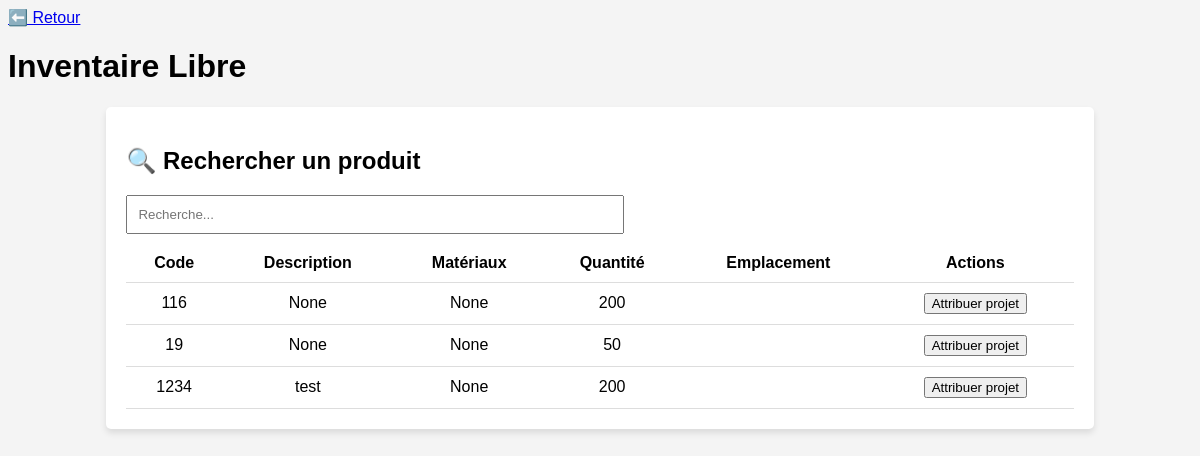
Page /inventaire/libre on the earlier database version.
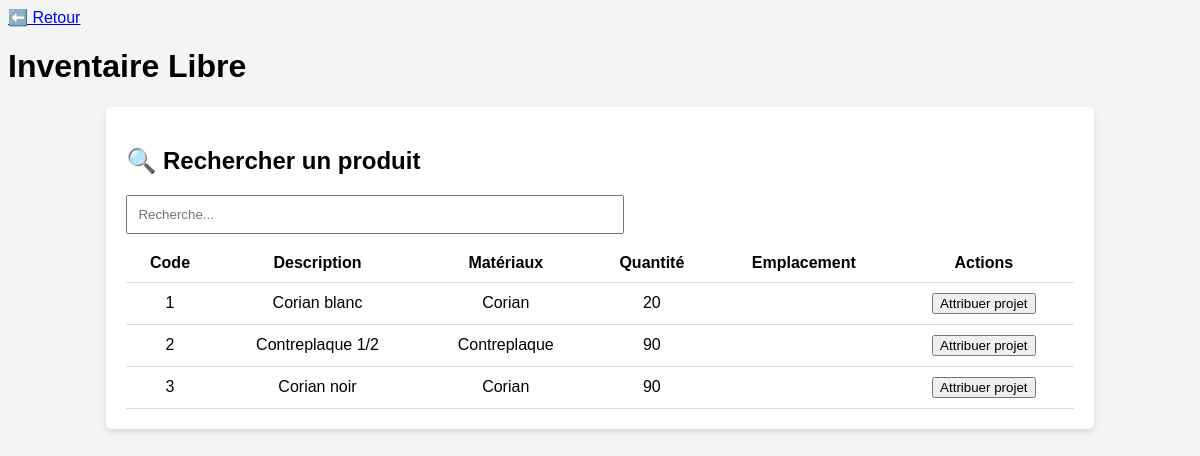
Same page on the later database version.
### app/models/produit.py (models this page shows, shortened)
class Produit(db.Model):
    __tablename__ = 'produit'
    id = db.Column(db.Integer, primary_key=True)
    code = db.Column(db.String(50), unique=True, nullable=False)
    description = db.Column(db.String(255))
    materiaux = db.Column(db.String(100))
    categorie = db.Column(db.String(100))
    quantite = db.Column(db.Integer, default=0)
    historique = db.Column(db.Text, default='[]')  # Permet de conserver l'historique des modifications
    projets_associes = db.relationship("ProduitProjet", back_populates="produit", cascade="all, delete-orphan")
    lignes_achat = db.relationship("LigneAchat", back_populates="produit", cascade="all, delete-orphan")
    lignes_commande = db.relationship("LigneCommandeProduction", back_populates="produit", cascade="all, delete-orphan")
    stocks = db.relationship("Stock", back_populates="produit", cascade="all, delete-orphan")

### app/routes/inventaire_routes.py (the view)
@inventaire_bp.route("/libre")
def inventaire_libre():
    produits_libres = Produit.query.filter(Produit.quantite > 0).all()
    return render_template("inventaire_libre.html", produits=produits_libres)

### app/templates/inventaire_libre.html (shortened to what this page needs)
<!DOCTYPE html>
<html lang="fr">
<head>
</head>
<body>
    <header>
        <a class="return-link" href="/">⬅️ Retour</a>
        <h1 class="module-title">Inventaire Libre</h1>
    </header>
<div class="container">
    <h2>🔍 Rechercher un produit</h2>
    <input type="text" id="search" onkeyup="filterProduits()" placeholder="Recherche...">
    <table id="produits">
        <thead>
            <tr>
                <th>Code</th>
                <th>Description</th>
                <th>Matériaux</th>
                <th>Quantité</th>
                <th>Emplacement</th>
                <th>Actions</th>
            </tr>
        </thead>
        <tbody>
            {% if produits %}
                {% for produit in produits %}
                <tr>
                    <td>{{ produit.code }}</td>
                    <td>{{ produit.description }}</td>
                    <td>{{ produit.materiaux }}</td>
                    <td>{{ produit.quantite }}</td>
                    <td>{{ produit.emplacement }}</td>
                    <td>
                        <button onclick="attribuer_projet('{{ produit.code }}')">Attribuer projet</button>
                    </td>
                </tr>
                {% endfor %}
            {% else %}
                <tr><td colspan="6">⚠️ Aucun produit libre trouvé.</td></tr>
            {% endif %}
        </tbody>
    </table>
</div>
</body>
</html>

### app/templates/inventaire_libre.html (style rules this page uses)
body { font-family: Arial, sans-serif; background-color: #f4f4f4; }
.container { margin: 20px auto; width: 80%; background: white; padding: 20px; border-radius: 5px; box-shadow: 0 4px 6px rgba(0,0,0,0.1); }
table { width: 100%; border-collapse: collapse; }
th, td { padding: 10px; border-bottom: 1px solid #ddd; text-align: center; }
input { padding: 10px; width: 50%; margin-bottom: 10px; }

Differences in the rows shown:
changed Produit: code "116" → "1"; description "None" → "Corian blanc"; materiaux "None" → "Corian"; quantite "200" → "20"
changed Produit: code "19" → "2"; description "None" → "Contreplaque 1/2"; materiaux "None" → "Contreplaque"; quantite "50" → "90"
changed Produit: code "1234" → "3"; description "test" → "Corian noir"; materiaux "None" → "Corian"; quantite "200" → "90"
